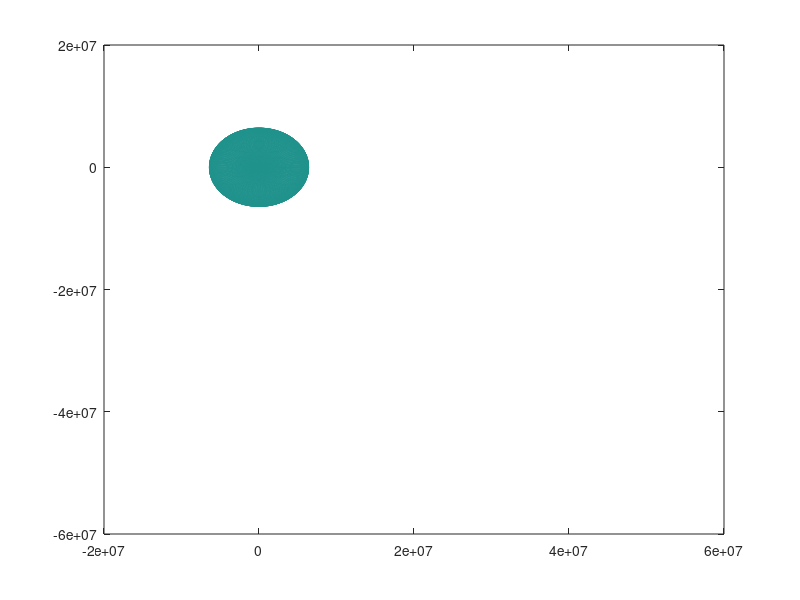

Write the MATLAB code that produced this figure. (Note: this script raises an error after producing the figure.)
clear,clc,close all;
G=6.672e-11;
ME=5.97e24;
R=6.4e6;
n=0.6:0.2:2.4;
num=length(n);
vx=sqrt(G*ME*n/R);
State0=zeros(4,num);
State0(2,:)=R;
State0(3,:)=vx;
tspan=[0,60*60*24];
figure,hold on,box on
[XE,YE,ZE]=sphere(100);
mesh(R*XE,R*YE,0*ZE);
axis([-2e7,6e7,-6e7,2e7])
for id=1:num
    [t,st]=ode23('StateTransfer',tspan,State0(:,id));
    xt=st(:,1);
    yt=st(:,2);
    plot(xt,yt)  
end
plot(0,0,'r*')